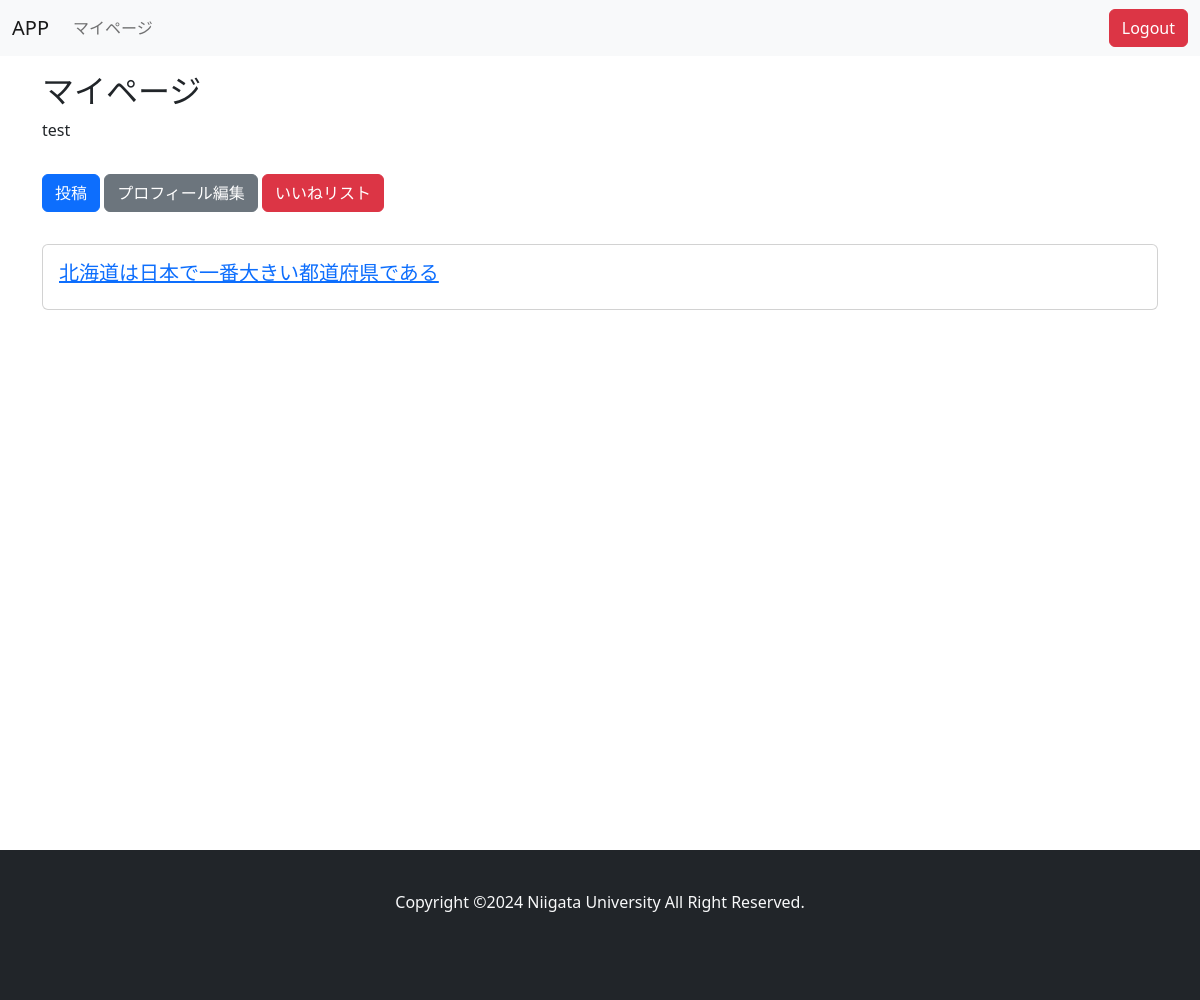
Page /mypage/ (signed in) on the earlier database version.
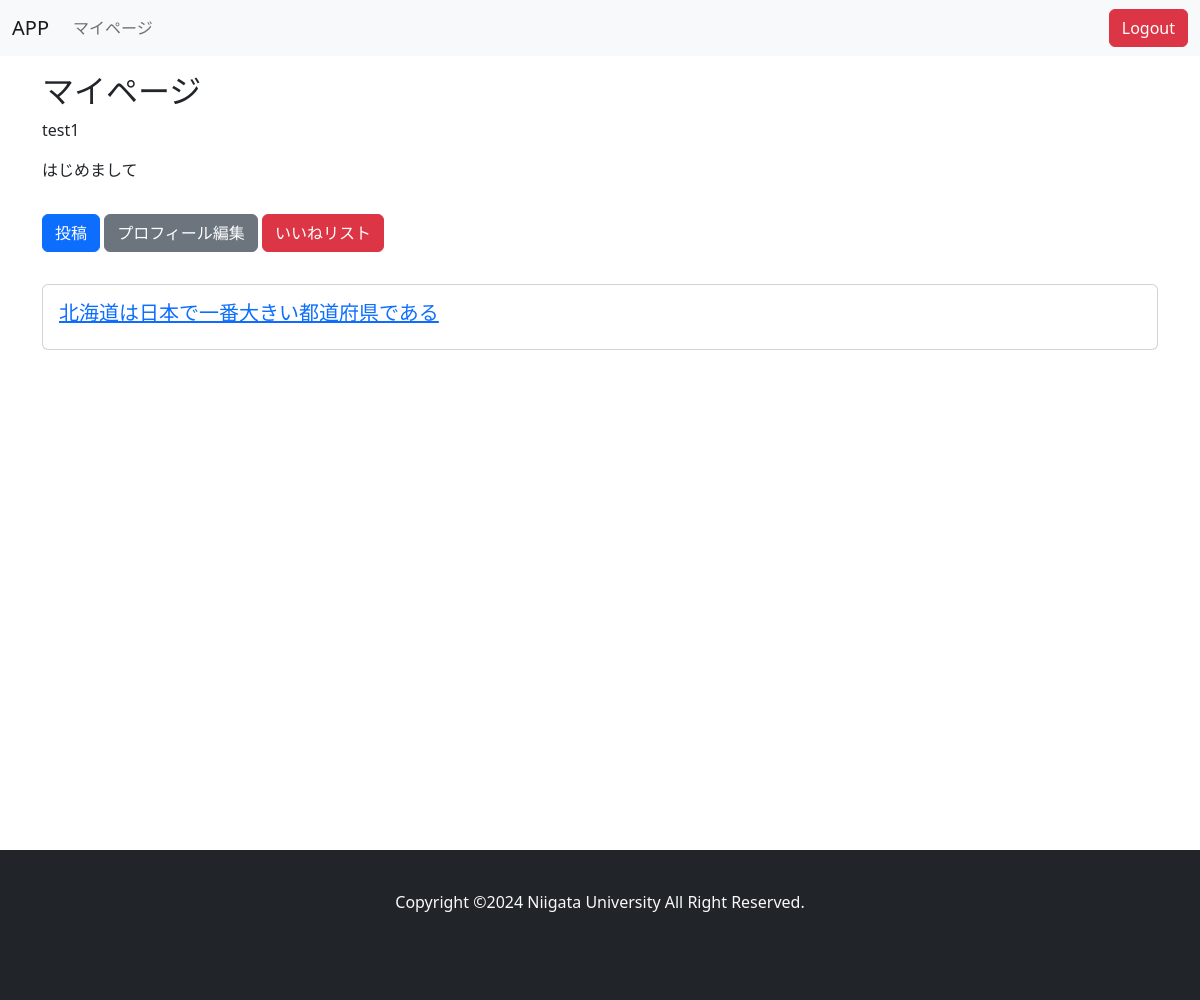
Same page on the later database version.
### accounts/models.py (models this page shows, shortened)
class User(AbstractBaseUser):
    email = models.EmailField(
        verbose_name='Email address',
        max_length=255,
        unique=True,
    )
    is_active = models.BooleanField(default=True)
    is_staff = models.BooleanField(default=False)
    is_superuser = models.BooleanField(default=False)
    USERNAME_FIELD = 'email'
    objects = UserManager()
    class Meta:
        db_table = 'users'

class Profile(models.Model):
    user = models.OneToOneField(User, on_delete=models.CASCADE)
    username = models.CharField(max_length=255)
    bio = models.TextField(blank=True, null=True)
    create_at = models.DateTimeField()
    update_at = models.DateTimeField()
    class Meta:
        db_table = 'profiles'

### main/views.py (the view)
# urls.py: path("mypage/", MyPageView.as_view(), name="mypage"),
class MyPageView(LoginRequiredMixin, ListView):
    template_name = "main/mypage.html"
    model = Post
    def get_queryset(self):
        user = self.request.user
        user_posts = Post.objects.filter(user=user)
        return user_posts

### templates/main/mypage.html (shortened to what this page needs)
{% extends "base.html" %}
{% block content %}
<div class="container mt-3">
    <h2>マイページ</h2>
    <p>{{user.profile.username}}</p>
    <p>{{user.profile.bio}}</p>
    <div>
        <a class="btn btn-primary my-3" href="{% url 'main:trivia-create' %}">投稿</a>
        <a class="btn btn-secondary my-3" href="{% url 'accounts:update' pk=user.id %}">プロフィール編集</a>
        <a class="btn btn-danger my-3" href="{% url 'main:trivia-like-list' %}">いいねリスト</a>
    </div>
    {% for object in object_list %}
        <div class="card my-3">
            <div class="card-body">
                <h5><a href="{% url 'main:trivia-detail' pk=object.id %}">{{object.title}}</a></h5>
            </div>
        </div>
    {% endfor %}
</div>
{% endblock %}

Differences in the rows shown:
changed User: profile.username "test" → "test1"; profile.bio (not shown) → "はじめまして"
